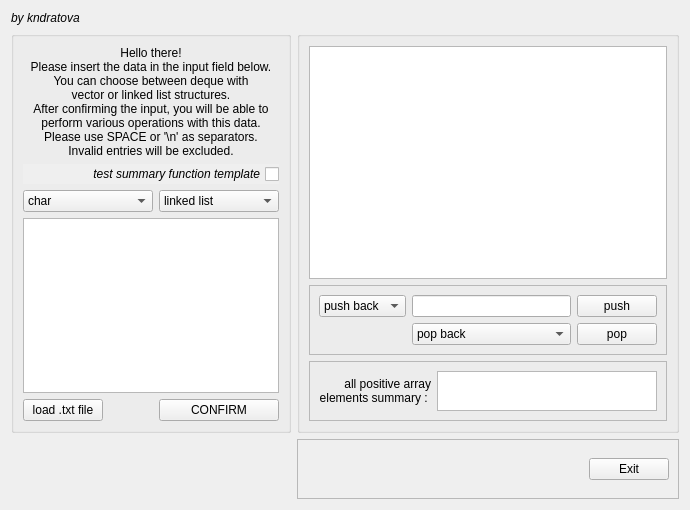
<?xml version="1.0" encoding="UTF-8"?>
<ui version="4.0">
 <class>Widget</class>
 <widget class="QWidget" name="Widget">
  <property name="geometry">
   <rect>
    <x>0</x>
    <y>0</y>
    <width>690</width>
    <height>510</height>
   </rect>
  </property>
  <property name="minimumSize">
   <size>
    <width>690</width>
    <height>510</height>
   </size>
  </property>
  <property name="maximumSize">
   <size>
    <width>690</width>
    <height>512</height>
   </size>
  </property>
  <property name="windowTitle">
   <string>Widget</string>
  </property>
  <layout class="QFormLayout" name="formLayout">
   <item row="3" column="1">
    <widget class="QFrame" name="frameServiceButtons">
     <property name="minimumSize">
      <size>
       <width>0</width>
       <height>60</height>
      </size>
     </property>
     <property name="frameShape">
      <enum>QFrame::StyledPanel</enum>
     </property>
     <property name="frameShadow">
      <enum>QFrame::Raised</enum>
     </property>
     <layout class="QHBoxLayout" name="horizontalLayout">
      <item>
       <spacer name="horizontalSpacer_2">
        <property name="orientation">
         <enum>Qt::Horizontal</enum>
        </property>
        <property name="sizeHint" stdset="0">
         <size>
          <width>40</width>
          <height>20</height>
         </size>
        </property>
       </spacer>
      </item>
      <item>
       <widget class="QPushButton" name="pushButtonExit">
        <property name="text">
         <string>Exit</string>
        </property>
       </widget>
      </item>
     </layout>
    </widget>
   </item>
   <item row="0" column="0">
    <widget class="QLabel" name="label_3">
     <property name="font">
      <font>
       <italic>true</italic>
       <underline>false</underline>
      </font>
     </property>
     <property name="text">
      <string>by kndratova</string>
     </property>
    </widget>
   </item>
   <item row="1" column="0">
    <widget class="QGroupBox" name="groupBoxInitialization">
     <property name="minimumSize">
      <size>
       <width>280</width>
       <height>400</height>
      </size>
     </property>
     <property name="maximumSize">
      <size>
       <width>16777215</width>
       <height>16777215</height>
      </size>
     </property>
     <property name="title">
      <string/>
     </property>
     <property name="alignment">
      <set>Qt::AlignCenter</set>
     </property>
     <layout class="QFormLayout" name="formLayout_2">
      <item row="0" column="0" colspan="2">
       <widget class="QLabel" name="label">
        <property name="frameShape">
         <enum>QFrame::NoFrame</enum>
        </property>
        <property name="frameShadow">
         <enum>QFrame::Plain</enum>
        </property>
        <property name="text">
         <string>Hello there!
Please insert the data in the input field below. 
You can choose between deque with
vector or linked list structures. 
After confirming the input, you will be able to 
perform various operations with this data. 
Please use SPACE or '\n' as separators. 
Invalid entries will be excluded.</string>
        </property>
        <property name="alignment">
         <set>Qt::AlignCenter</set>
        </property>
       </widget>
      </item>
      <item row="1" column="0" colspan="2">
       <widget class="QCheckBox" name="checkBoxTestIngOption">
        <property name="minimumSize">
         <size>
          <width>0</width>
          <height>0</height>
         </size>
        </property>
        <property name="font">
         <font>
          <italic>true</italic>
          <bold>false</bold>
          <strikeout>false</strikeout>
          <kerning>true</kerning>
         </font>
        </property>
        <property name="layoutDirection">
         <enum>Qt::RightToLeft</enum>
        </property>
        <property name="autoFillBackground">
         <bool>true</bool>
        </property>
        <property name="text">
         <string>test summary function template</string>
        </property>
       </widget>
      </item>
      <item row="2" column="0">
       <widget class="QComboBox" name="comboBoxElementType">
        <property name="minimumSize">
         <size>
          <width>130</width>
          <height>0</height>
         </size>
        </property>
        <item>
         <property name="text">
          <string>char</string>
         </property>
        </item>
        <item>
         <property name="text">
          <string>unsigned int</string>
         </property>
        </item>
       </widget>
      </item>
      <item row="2" column="1">
       <widget class="QComboBox" name="comboBoxStorageStructure">
        <item>
         <property name="text">
          <string>linked list</string>
         </property>
        </item>
        <item>
         <property name="text">
          <string>vector</string>
         </property>
        </item>
       </widget>
      </item>
      <item row="3" column="0" colspan="2">
       <widget class="QTextEdit" name="textEditLoadedData"/>
      </item>
      <item row="6" column="0">
       <widget class="QPushButton" name="pushButtonLoadFile">
        <property name="text">
         <string>load .txt file</string>
        </property>
       </widget>
      </item>
      <item row="6" column="1">
       <widget class="QPushButton" name="pushButtonConfirm">
        <property name="text">
         <string>CONFIRM</string>
        </property>
       </widget>
      </item>
     </layout>
    </widget>
   </item>
   <item row="1" column="1">
    <widget class="QGroupBox" name="groupBoxTesting">
     <property name="enabled">
      <bool>true</bool>
     </property>
     <property name="minimumSize">
      <size>
       <width>380</width>
       <height>400</height>
      </size>
     </property>
     <property name="title">
      <string/>
     </property>
     <layout class="QFormLayout" name="formLayout_3">
      <item row="3" column="0" colspan="2">
       <widget class="QFrame" name="frameClassTesting">
        <property name="enabled">
         <bool>true</bool>
        </property>
        <property name="frameShape">
         <enum>QFrame::StyledPanel</enum>
        </property>
        <property name="frameShadow">
         <enum>QFrame::Raised</enum>
        </property>
        <layout class="QGridLayout" name="gridLayout_2">
         <item row="1" column="0">
          <widget class="QComboBox" name="comboBoxPush">
           <item>
            <property name="text">
             <string>push back</string>
            </property>
           </item>
           <item>
            <property name="text">
             <string>push front</string>
            </property>
           </item>
          </widget>
         </item>
         <item row="1" column="1">
          <widget class="QLineEdit" name="lineEditPushData">
           <property name="minimumSize">
            <size>
             <width>150</width>
             <height>0</height>
            </size>
           </property>
          </widget>
         </item>
         <item row="1" column="2">
          <widget class="QPushButton" name="pushButtonPush">
           <property name="text">
            <string>push</string>
           </property>
          </widget>
         </item>
         <item row="2" column="1">
          <widget class="QComboBox" name="comboBoxPop">
           <item>
            <property name="text">
             <string>pop back</string>
            </property>
           </item>
           <item>
            <property name="text">
             <string>pop front</string>
            </property>
           </item>
          </widget>
         </item>
         <item row="2" column="2">
          <widget class="QPushButton" name="pushButtonPop">
           <property name="text">
            <string>pop</string>
           </property>
          </widget>
         </item>
        </layout>
       </widget>
      </item>
      <item row="1" column="0" colspan="2">
       <widget class="QTextBrowser" name="textBrowserInitialData"/>
      </item>
      <item row="4" column="0" colspan="2">
       <widget class="QFrame" name="frameFunctionTesting">
        <property name="maximumSize">
         <size>
          <width>16777215</width>
          <height>60</height>
         </size>
        </property>
        <property name="frameShape">
         <enum>QFrame::StyledPanel</enum>
        </property>
        <property name="frameShadow">
         <enum>QFrame::Raised</enum>
        </property>
        <layout class="QHBoxLayout" name="horizontalLayout_2">
         <item>
          <widget class="QLabel" name="label_2">
           <property name="text">
            <string>all positive array  
elements summary : </string>
           </property>
           <property name="alignment">
            <set>Qt::AlignRight|Qt::AlignTrailing|Qt::AlignVCenter</set>
           </property>
          </widget>
         </item>
         <item>
          <widget class="QTextBrowser" name="textBrowserPositiveSum">
           <property name="maximumSize">
            <size>
             <width>16777215</width>
             <height>40</height>
            </size>
           </property>
          </widget>
         </item>
        </layout>
       </widget>
      </item>
     </layout>
    </widget>
   </item>
  </layout>
 </widget>
 <resources/>
 <connections/>
</ui>
